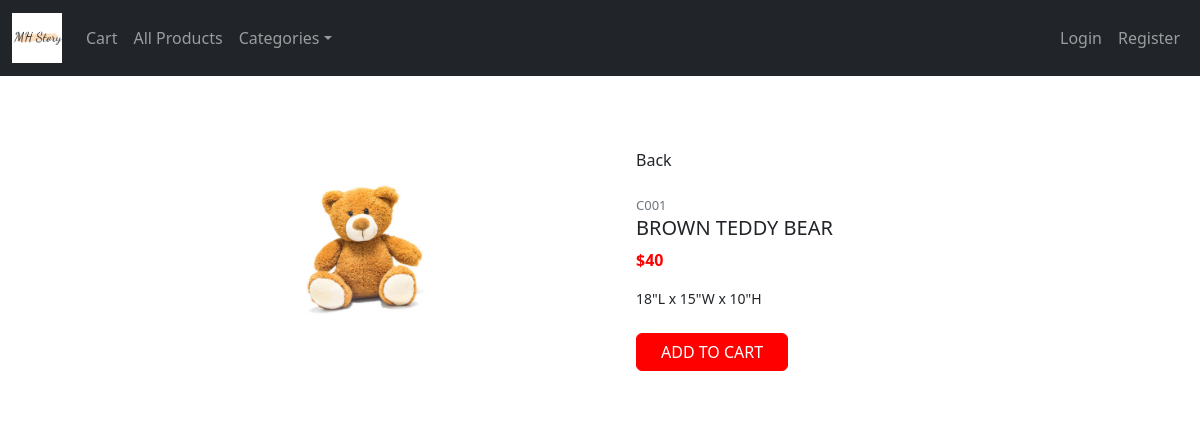
Page /detail.php?id=11 on the committed database.
### tables this page shows
CREATE TABLE `product` (
  `pid` int(11) NOT NULL,
  `pname` varchar(50) NOT NULL,
  `pprice` decimal(8,0) NOT NULL,
  `pinfo` varchar(255) NOT NULL,
  `pimage` varchar(100) NOT NULL,
  `pquan` int(11) NOT NULL,
  `pcatid` varchar(5) NOT NULL,
  `pdate` date NOT NULL
);

### detail.php (the view, shortened to what this page needs)
<?php
require_once('header.php');
$id = $_GET['id'];
$sql = "SELECT  *  FROM `product` WHERE `pid` = '$id'";
$c = new Connect;
$dblink = $c->connectToMySQL();
$re = $dblink->query($sql);
$row = $re->fetch_assoc();
?>
<div class="container mt-5 mb-5">
    <div class="row d-flex justify-content-center">
        <div class="col-md-10">
            <div class="card">
                <div class="row">
                    <div class="col-md-6">
                        <div class="images p-3">
                            <div class="text-center p-4"> <img id="main-image" src="./images/<?=$row['pimage']?>"width="250" /> </div>
                        </div>
                    </div>
                    <div class="col-md-6">
                        <div class="product p-4">
                            <div class="d-flex justify-content-between align-items-center">
                                <div class="d-flex align-items-center"> <i class="fa fa-long-arrow-left"></i> <span class="ml-1">Back</span> </div> <i class="fa fa-shopping-cart text-muted"></i>
                            </div>
                            <div class="mt-4 mb-3" > <span class="text-uppercase text-muted brand"><?=$row['pcatid']?></span>
                                <h5 class="text-uppercase"><?=$row['pname']?></h5>
                                <div class="price d-flex flex-row align-items-center"> <span class="act-price">&#36;<?= $row['pprice']?></span>
                                </div>
                            </div>
                            <p class="about"><?=$row['pinfo']?></p>
                            <div class="cart mt-4 align-items-center"> <button class="btn btn-danger text-uppercase mr-2 px-4">Add to cart</button> <i class="fa fa-heart text-muted"></i> <i class="fa fa-share-alt text-muted"></i> </div>
                        </div>
                    </div>
                </div>
            </div>
        </div>
    </div>
</div>

### detail.php (style rules this page uses)
body { background-color: #fff }
.card { border:none }
.product { background-color: #fff }
.brand { font-size: 13px }
.act-price { color:red;font-weight: 700 }
.about { font-size: 14px }
.btn-danger { background-color: #ff0000 !important;border-color: #ff0000 !important }

### rows in the picture
product: pimage (picture), pcatid "C001", pname "BROWN TEDDY BEAR", pprice "40", pinfo "18\"L x 15\"W x 10\"H"
